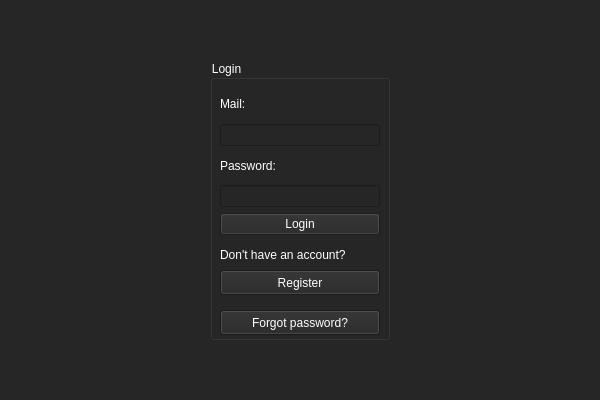
<?xml version="1.0" encoding="UTF-8"?>
<ui version="4.0">
 <class>MainWindow</class>
 <widget class="QMainWindow" name="MainWindow">
  <property name="geometry">
   <rect>
    <x>0</x>
    <y>0</y>
    <width>600</width>
    <height>400</height>
   </rect>
  </property>
  <property name="windowTitle">
   <string>Mail</string>
  </property>
  <property name="styleSheet">
   <string notr="true">background-color: #262626;</string>
  </property>
  <widget class="QWidget" name="centralwidget">
   <widget class="QGroupBox" name="groupBox">
    <property name="geometry">
     <rect>
      <x>210</x>
      <y>60</y>
      <width>180</width>
      <height>280</height>
     </rect>
    </property>
    <property name="styleSheet">
     <string notr="true">font: 10pt &quot;Modern No. 20&quot;;
color: white;</string>
    </property>
    <property name="title">
     <string>Login</string>
    </property>
    <widget class="QWidget" name="verticalLayoutWidget">
     <property name="geometry">
      <rect>
       <x>10</x>
       <y>30</y>
       <width>160</width>
       <height>145</height>
      </rect>
     </property>
     <layout class="QVBoxLayout" name="verticalLayout_login">
      <item>
       <widget class="QLabel" name="label_mail">
        <property name="text">
         <string>Mail:</string>
        </property>
       </widget>
      </item>
      <item>
       <widget class="QLineEdit" name="lineEdit_mail"/>
      </item>
      <item>
       <widget class="QLabel" name="label_password">
        <property name="text">
         <string>Password:</string>
        </property>
       </widget>
      </item>
      <item>
       <widget class="QLineEdit" name="lineEdit_password"/>
      </item>
      <item>
       <widget class="QPushButton" name="pushButton_login">
        <property name="styleSheet">
         <string notr="true"/>
        </property>
        <property name="text">
         <string>Login</string>
        </property>
       </widget>
      </item>
     </layout>
    </widget>
    <widget class="QLabel" name="label">
     <property name="geometry">
      <rect>
       <x>10</x>
       <y>180</y>
       <width>160</width>
       <height>30</height>
      </rect>
     </property>
     <property name="text">
      <string>Don't have an account?</string>
     </property>
    </widget>
    <widget class="QPushButton" name="pushButton_register">
     <property name="geometry">
      <rect>
       <x>10</x>
       <y>210</y>
       <width>160</width>
       <height>25</height>
      </rect>
     </property>
     <property name="mouseTracking">
      <bool>true</bool>
     </property>
     <property name="text">
      <string>Register</string>
     </property>
    </widget>
    <widget class="QPushButton" name="pushButton_forgot_password">
     <property name="geometry">
      <rect>
       <x>10</x>
       <y>250</y>
       <width>160</width>
       <height>25</height>
      </rect>
     </property>
     <property name="mouseTracking">
      <bool>true</bool>
     </property>
     <property name="text">
      <string>Forgot password?</string>
     </property>
    </widget>
   </widget>
  </widget>
  <widget class="QMenuBar" name="menubar">
   <property name="geometry">
    <rect>
     <x>0</x>
     <y>0</y>
     <width>600</width>
     <height>22</height>
    </rect>
   </property>
  </widget>
  <widget class="QStatusBar" name="statusbar"/>
 </widget>
 <resources/>
 <connections/>
</ui>
